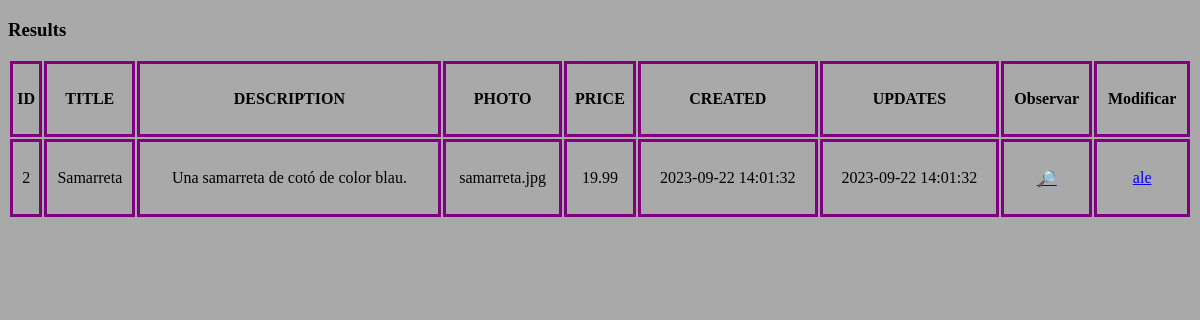
/products/read/2, run on the app's committed database.
### tables this page shows
CREATE TABLE products (
	id INTEGER PRIMARY KEY AUTOINCREMENT,
	title TEXT,
	description TEXT,
	photo TEXT,
	price DECIMAL(10, 2),
	category_id INTEGER,
	seller_id INTEGER,
	created DATETIME,
	updated DATETIME,
	FOREIGN KEY (category_id) REFERENCES categories(id),
	FOREIGN KEY (seller_id) REFERENCES users(id)
);

### app.py (the view)
@app.route("/products/read/<int:id>")
def read(id):
    app.logger.debug("INT" if (type(id) is int) else "OTHER")
    with get_db() as conn:
        sql = "SELECT * FROM products WHERE id = " + str(id)
        resultat = conn.execute(sql)
        items = resultat.fetchall()
    return render_template("products/list.html",items = items)

### app.py (called while the page is built)
def get_db():
    conn = sqlite3.connect(DATABASE)
    conn.row_factory = sqlite3.Row
    return conn

### templates/products/list.html (shortened to what this page needs)
<!DOCTYPE html>
<html lang="ca">
<head>
	<link href="/static/css/list.css" rel="stylesheet">
</head>
<body>
	<h3>Results</h3>
	<table>
		<tr>
			<th>ID</th>
			<th>TITLE</th>
			<th>DESCRIPTION</th>
            <th>PHOTO</th>
			<th>PRICE</th>
			<th>CREATED</th>
			<th>UPDATES</th>
			<th>Observar</th>
			<th>Modificar</th>
		</tr>
		{% for item in items %}
			<tr>
				<td>{{ item['id'] }}</a></td>
				<td>{{ item['title'] }}</a></td>
				<td>{{ item['description'] }}</a></td>
                <td>{{ item['photo'] }}</a></td>
				<td>{{ item['price'] }}</a></td>
				<td>{{ item['created'] }}</a></td>
				<td>{{ item['updated'] }}</a></td>
				<td><a href="/products/read/{{ item['id'] }}">🔎</a></td>
				<td><a href="/products/update/{{ item['id'] }}">ale</a></td>
			</tr>
		{% endfor %}
	</table>
</body>
</html>

### static/css/list.css (style rules this page uses)
body { background-color: darkgray; color: black; }
table { width:100%; height: 20vh; text-align: center; }
td, th { border: 3px solid purple; }

### data on the page
products: id "2", title "Samarreta", description "Una samarreta de cotó de color blau.", photo "samarreta.jpg", price "19.99", created "2023-09-22 14:01:32", updated "2023-09-22 14:01:32"
